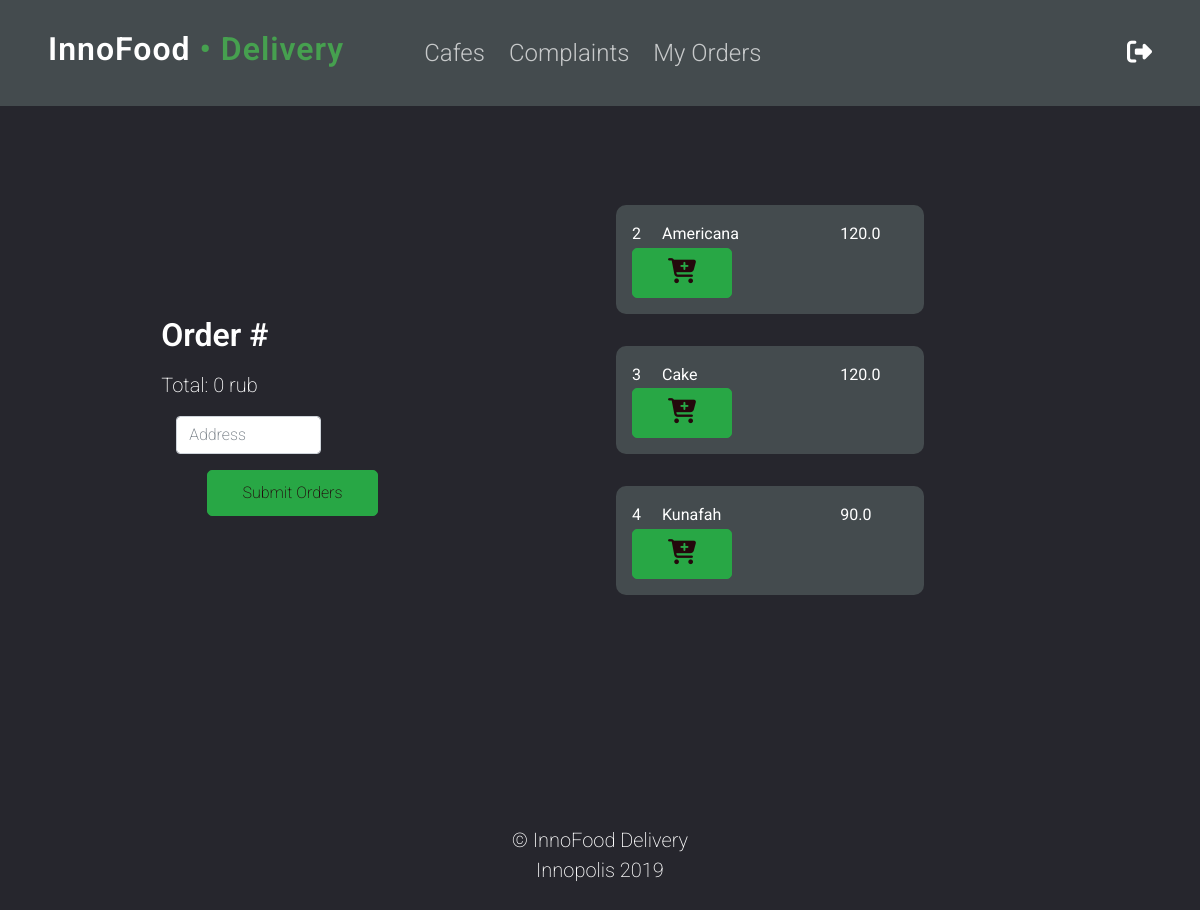
The page /cafes/1/ (signed in) on the database as committed earlier.
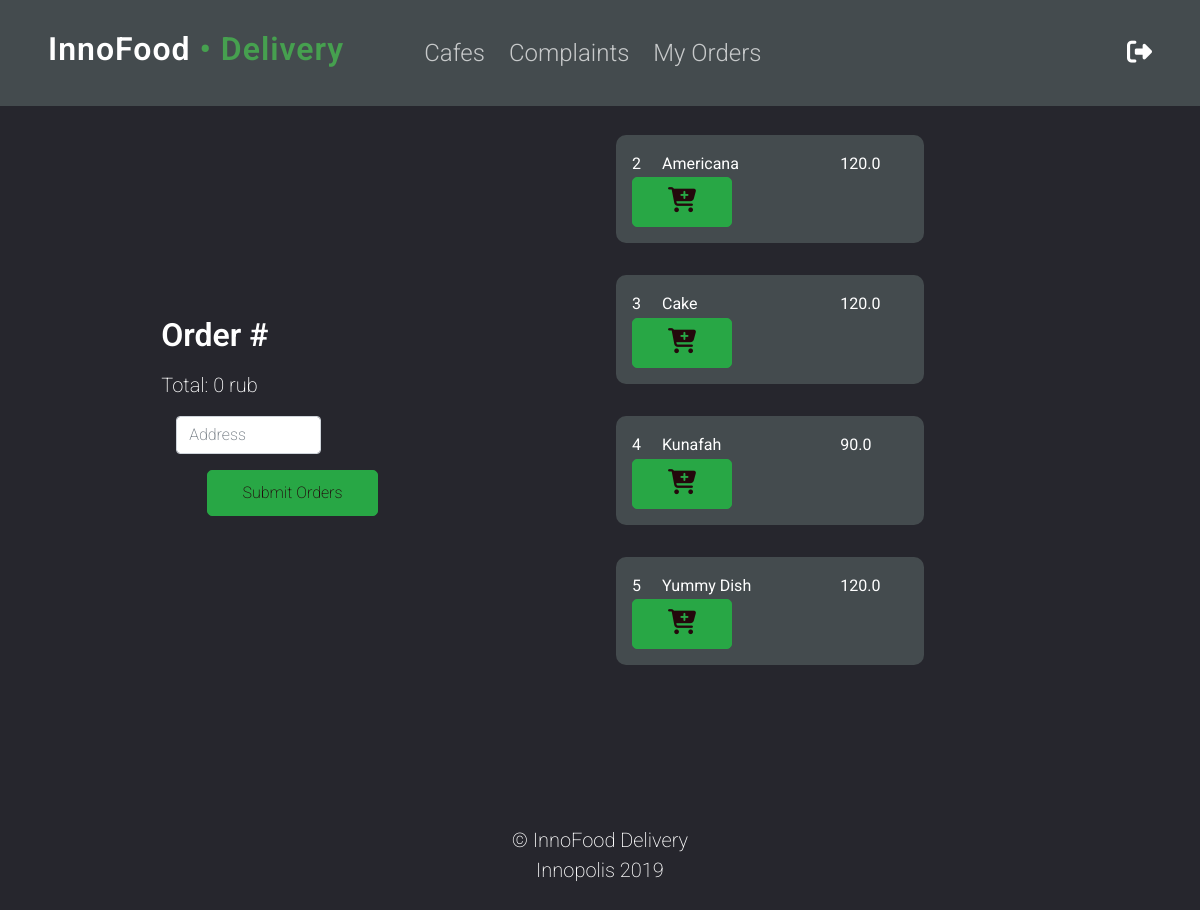
The same page on the database as committed later.
### core/models.py (models this page shows, shortened)
class Dish(models.Model):
    name = models.CharField(max_length=100)
    price = models.FloatField(default=0)
    visible = models.BooleanField(default=True)
    in_menu = models.BooleanField(default=True)
    cafe = models.ForeignKey(Cafe, on_delete=models.CASCADE)

### core/views.py (the view, shortened to what this page needs)
# urls.py: path('cafes/<int:id>/', views.DishListView.as_view(), name='dishes'),
class DishListView(ListView):
    model = Dish
    template_name = 'core/dishes.html'
    def get_queryset(self):
        print(self.kwargs)
        context = Dish.objects.filter(cafe=self.kwargs['id'])
        return context
    @method_decorator(login_required)
    def dispatch(self, request, *args, **kwargs):
        return super(DishListView, self).dispatch(request, *args, **kwargs)

### core/templates/core/dishes.html (shortened to what this page needs)
{% extends 'core/base.html' %}
{% block content %}
<div class="container-fluid h-100">
    <div class="row h-100 ">
            <div class="col-md-6 my-auto dish-main">
                <form action="new_order/" method="post">
                <div class="container my-order">
                    <h2>Order #</h2>
                    <p class="total"></p>
                 <div class="form-group my-auto col-lg-8">
                    <input style="color:#000" type="text" class="form-control" name="destination" placeholder="Address">
                </div>
                <div class="dishes-button">
                    <input id="send_selected" type="submit" class="btn btn-success cartSubmit" value="Submit Orders"/>
                </div>
                </div>
                </form>
            </div>
            <div class="col-md-6 my-auto dish-main">
                <div class="row dishesList">
                    {% for dish in object_list %}
                    <div class="col-md-6 dish">
                        <div class="row">
                            <div class="col-md-1 align-self-center dishId">{{dish.id}}</div>
                            <div class="col-md-7 align-self-center dishName">{{dish.name}}</div>
                            <div class="col-md-2 align-self-center price">{{dish.price }}</div>
                            <div class="col-md-2 align-self-center">
                                <button type="button" class="btn btn-success addToCart">
                                    <i class="fa fa-cart-plus"></i>
                                </button>
                            </div>
                        </div>
                    </div>
                    {% endfor %}
                </div>
            </div>
    </div>
</div>
{% endblock %}

Rows that differ between the two databases and show on the page:
added Dish: id "5", name "Yummy Dish", price "120.0"
